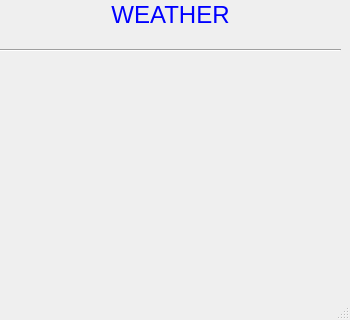
<?xml version="1.0" encoding="UTF-8"?>
<ui version="4.0">
 <class>MainWindow</class>
 <widget class="QMainWindow" name="MainWindow">
  <property name="geometry">
   <rect>
    <x>0</x>
    <y>0</y>
    <width>350</width>
    <height>320</height>
   </rect>
  </property>
  <property name="windowTitle">
   <string>MainWindow</string>
  </property>
  <widget class="QWidget" name="centralwidget">
   <widget class="QLabel" name="label">
    <property name="geometry">
     <rect>
      <x>0</x>
      <y>0</y>
      <width>341</width>
      <height>31</height>
     </rect>
    </property>
    <property name="text">
     <string>&lt;html&gt;&lt;head/&gt;&lt;body&gt;&lt;p align=&quot;center&quot;&gt;&lt;span style=&quot; font-size:18pt; color:#0000ff;&quot;&gt;WEATHER&lt;/span&gt;&lt;/p&gt;&lt;/body&gt;&lt;/html&gt;</string>
    </property>
   </widget>
   <widget class="Line" name="line">
    <property name="geometry">
     <rect>
      <x>0</x>
      <y>30</y>
      <width>341</width>
      <height>41</height>
     </rect>
    </property>
    <property name="orientation">
     <enum>Qt::Horizontal</enum>
    </property>
   </widget>
  </widget>
  <widget class="QMenuBar" name="menubar">
   <property name="geometry">
    <rect>
     <x>0</x>
     <y>0</y>
     <width>350</width>
     <height>21</height>
    </rect>
   </property>
  </widget>
  <widget class="QStatusBar" name="statusbar"/>
 </widget>
 <resources/>
 <connections/>
</ui>
